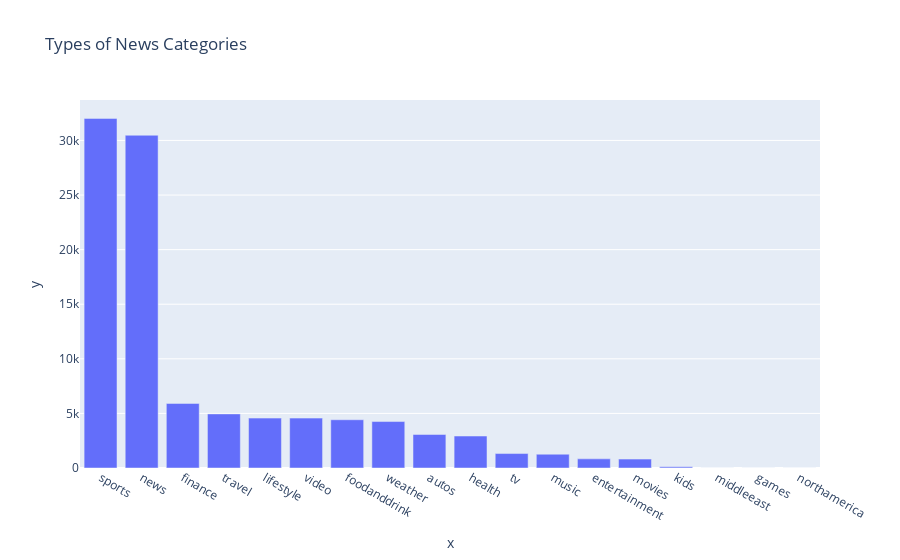

The code cell stored with this chart in its notebook:
### Code cell
categories = df["News Category"].value_counts()
label = categories.index
counts = categories.values
figure = px.bar(df, x=label, 
                y = counts, 
            title="Types of News Categories")
figure.show()

### Figure 1 — Plotly figure (JSON) as saved in the notebook; plotly's stock layout.template omitted (floating-point values rounded to 4 significant figures)
{"data": [{"alignmentgroup": "True", "hovertemplate": "x=%{x}<br>y=%{y}<extra></extra>", "legendgroup": "", "marker": {"color": "#636efa", "pattern": {"shape": ""}}, "name": "", "offsetgroup": "", "orientation": "v", "showlegend": false, "textposition": "auto", "type": "bar", "x": ["sports", "news", "finance", "travel", "lifestyle", "video", "foodanddrink", "weather", "autos", "health", "tv", "music", "entertainment", "movies", "kids", "middleeast", "games", "northamerica"], "xaxis": "x", "y": [32020, 30478, 5916, 4955, 4570, 4569, 4418, 4255, 3071, 2929, 1323, 1263, 837, 815, 104, 2, 1, 1], "yaxis": "y"}], "layout": {"barmode": "relative", "legend": {"tracegroupgap": 0}, "title": {"text": "Types of News Categories"}, "xaxis": {"anchor": "y", "domain": [0, 1], "title": {"text": "x"}}, "yaxis": {"anchor": "x", "domain": [0, 1], "title": {"text": "y"}}}}
